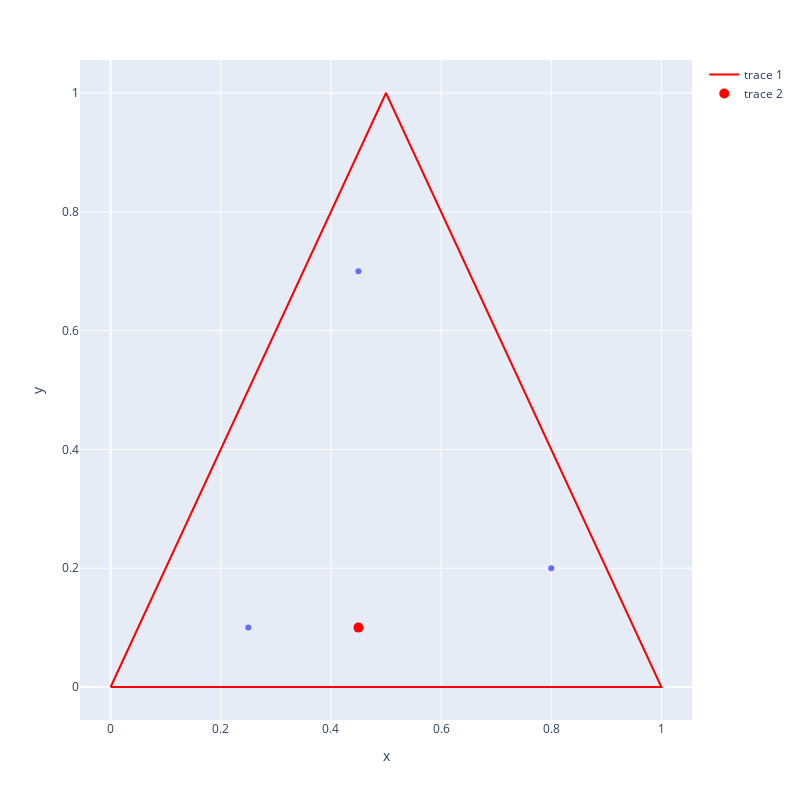

The notebook cell saved with this chart:
### Code cell
import plotly.express as px
import numpy as np

# Initialize data dictionary
data = {'x': [], 'y': []}

# get vertices of triangle
vertices = np.array([[0.0, 0.0], [1.0, 0.0], [0.5, 1]])

# Iterate through metagene proportions
for _ in range(len(metagene_proportions)):
    cartesian_point = np.dot(metagene_proportions, vertices)
    data['x'].append(cartesian_point[0])
    data['y'].append(cartesian_point[1])

    # Cycle to the next metagene by shifting the proportions
    metagene_proportions = [metagene_proportions[-1]] + metagene_proportions[:-1]

# Create a scatter plot of the data points
fig = px.scatter(data, x='x', y='y', width=800, height=800)

# Add a trace for the triangle
triangle = go.Scatter(
    x=[0, 1, 0.5, 0],
    y=[0, 0, 1, 0],  # Adjust the y-values as needed
    mode='lines+text',
    line=dict(color='red', width=2),
    text=['', '', '', ''],
)
fig.add_trace(triangle)
# Show the plot

print(list(zip(data['x'], data['y'])))

# plot codon proporiton as cartesian point
cartesian_point = np.dot(codon_proportions, vertices)

fig.add_trace(go.Scatter(x=[cartesian_point[0]], y=[cartesian_point[1]], mode='markers', marker=dict(size=10, color='red')))
fig.show()

### Figure 1 — Plotly figure (JSON) as saved in the notebook; plotly's stock layout.template omitted (floating-point values rounded to 4 significant figures)
{"data": [{"hovertemplate": "x=%{x}<br>y=%{y}<extra></extra>", "legendgroup": "", "marker": {"color": "#636efa", "symbol": "circle"}, "mode": "markers", "name": "", "orientation": "v", "showlegend": false, "type": "scatter", "x": [0.25, 0.8, 0.45], "xaxis": "x", "y": [0.1, 0.2, 0.7], "yaxis": "y"}, {"line": {"color": "red", "width": 2}, "mode": "lines+text", "text": ["", "", "", ""], "type": "scatter", "x": [0, 1, 0.5, 0], "y": [0, 0, 1, 0]}, {"marker": {"color": "red", "size": 10}, "mode": "markers", "type": "scatter", "x": [0.45], "y": [0.1]}], "layout": {"height": 800, "legend": {"tracegroupgap": 0}, "margin": {"t": 60}, "width": 800, "xaxis": {"anchor": "y", "domain": [0, 1], "title": {"text": "x"}}, "yaxis": {"anchor": "x", "domain": [0, 1], "title": {"text": "y"}}}}
